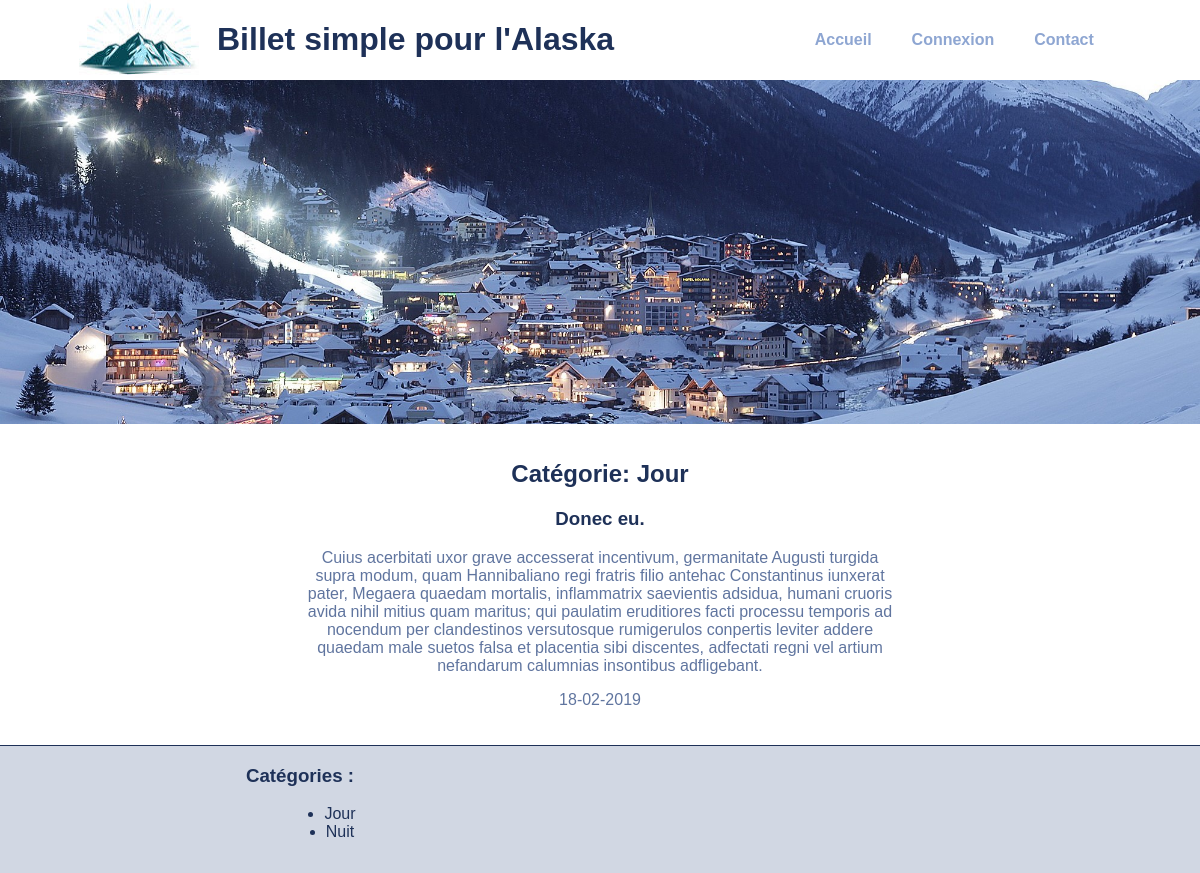
Screenshot of /index.php?categorie=jour with the database file from the repository.
### tables this page shows
CREATE TABLE `articles` (
  `id` int(11) NOT NULL,
  `titre` varchar(255) NOT NULL,
  `date` date NOT NULL,
  `categorie` varchar(255) NOT NULL,
  `message` text NOT NULL
);

### controller/controllerCategories.php (called while the page is built, shortened)
<?php
class controllerCategories{
    public function jour(){
        require 'modele/modeleCategories.php';
        $jour = new categories;
        $reponse = $jour->jour();
        require 'vue/vueCategories.php';
    }
}

### modele/modeleCategories.php (called while the page is built, shortened)
<?php
class categories extends appelBDD {
        public function jour(){
            $bdd = $this->dbConnect();
            $reponse = $bdd->prepare("SELECT * FROM `articles` WHERE categorie = 'Jour'");
            $reponse->execute();
            return $reponse;
        }
}

### vue/vueCategories.php (the view, shortened to what this page needs)
<html lang="fr">
<head>
    <link rel="stylesheet" type="text/css" href="css/style.css">
</head>
<body>
    <?php require 'includes/header.php' ?>
    <img src="img/alaska.jpg" alt="imageSlideAlaska" class="slide" />
    <div id="categories">
        <?php
while ($donnees = $reponse->fetch())
{
?>
        <h2>Catégorie:
            <?php echo htmlspecialchars ($donnees['categorie'])?>
        </h2>
        <h3>
            <?php echo htmlspecialchars ($donnees['titre'])?>
        </h3>
        <p>
            <?php echo htmlspecialchars ($donnees['message'])?>
        </p>
        <p>
            <?php $date = htmlspecialchars ($donnees['date']);
        echo date('d-m-Y', strtotime($date));?>
        </p>
        <?php
}
?>
    </div>
    <?php require 'includes/footer.php'; ?>
</body>
</html>

### css/style.css (style rules this page uses)
body { overflow-x: hidden; margin: 0; font-family: 'Arial'; }
p { text-align: center; color: #60759F; }
h2 { color: #1e3158; display: flex; justify-content: center; }
h3 { display: flex; justify-content: center; width: 50%; color: #1e3158; font-weight: bold; }
.slide { height: auto; width: 100%; }
#categories h2 { align-items: center; text-align: center; }
#categories { margin: auto; width: 50%; margin-top: 3%; }
#categories h3 { color: #1e3158; text-align: center; width: 100%; }

### rows the page displays
articles: categorie "Jour", titre "Donec eu.", message "Cuius acerbitati uxor grave accesserat incentivum, germanitate Augusti turgida supra modum, quam Hannibaliano regi fratris filio antehac Constantinus iunxerat pater, Megaera quaedam mortalis, inflammatrix saevientis adsidua, humani cruoris avida nihil mitius quam maritus; qui paulatim eruditiores facti processu temporis ad nocendum per clandestinos versutosque rumigerulos conpertis leviter addere quaedam male suetos falsa et placentia sibi discentes, adfectati regni vel artium nefandarum calumnias insontibus adfligebant.", date "18-02-2019"
